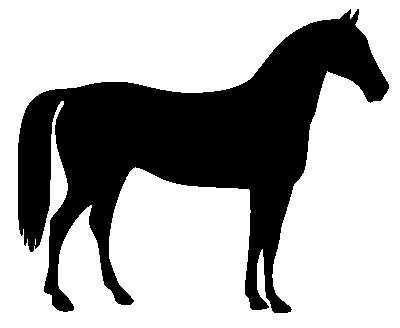
#> input picture skimage.data.horse(), 400 x 328 px
$ jupyter execute solutions.ipynb
#> lines starting #> are read from the running program, lines starting #| are printed output that depends on the picture; after the words box and inside, x2 and y2 are one past the last pixel; in counts of white or black regions, pixels touching at a corner belong together; long printed decimals are rounded
### 1.

[cell 1]
from skimage import io, data, color, exposure, img_as_float
import numpy as np
import matplotlib.pyplot as plt
from PIL import Image

# Wczytaj wybrany obraz
img = data.horse()
#> img is the input picture: shape (328, 400) bool; 66.9% white; 1 black region, box (x1, y1, x2, y2) and area: (18, 9, 389, 313) 43412

# Wyświetl obraz
plt.imshow(img, cmap="gray")
plt.title("Obraz konia")
plt.axis("off")
plt.show()

### 2.

[cell 2]
print("Wymiary obrazu:", img.shape)
#| Wymiary obrazu: (328, 400)
print("Typ danych:", img.dtype)
#| Typ danych: bool
print("Minimalna wartość:", img.min())
#| Minimalna wartość: False
print("Maksymalna wartość:", img.max())
#| Maksymalna wartość: True

### 3.

[cell 3]
print("Wymiary obrazu:", img.shape)
#| Wymiary obrazu: (328, 400)
# Mamy dwa wymiary -> obraz w skali szarości

### 4.

[cell 4]
# Zmieniam obraz
img_path = "C:/Users/konio/programming/5sem_obrazy/lab1/ptak.jpg"
img = io.imread(img_path)
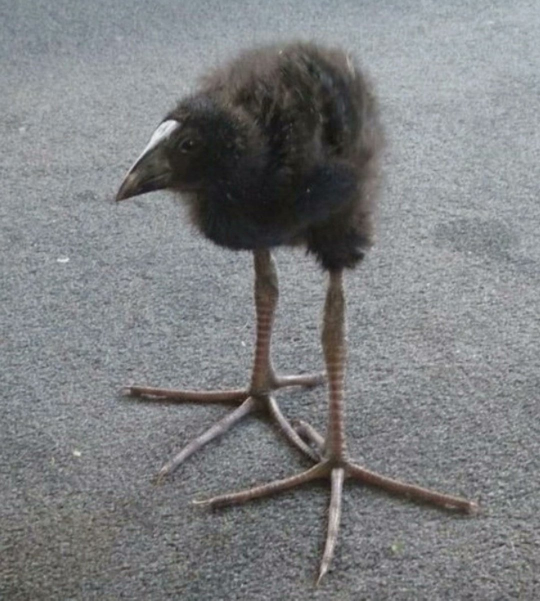
#> input picture image-processing-basics/ptak.jpg, 1080 x 1201 px, found by its file name (shown at 1/2 size)
#> img is the input picture: shape (1201, 1080, 3); mean R, G, B 125.8, 127.8, 129.9
plt.imshow(img)
plt.title("Obraz ptaka")
plt.axis("off")
plt.show()

[cell 5]
print("Wymiary obrazu:", img.shape)
#| Wymiary obrazu: (1201, 1080, 3)
print("Typ danych:", img.dtype)
#| Typ danych: uint8
print("Minimalna wartość:", img.min())
#| Minimalna wartość: 9
print("Maksymalna wartość:", img.max())
#| Maksymalna wartość: 240

[cell 6]
img2 = Image.open("C:/Users/konio/programming/5sem_obrazy/lab1/ptak.jpg")
print(img2.getbands())
#| ('R', 'G', 'B')

[cell 7]
# Kanał czerwony
red = np.zeros_like(img)
red[:, :, 0] = img[:, :, 0] # wszystkie wiersze, wszystkie kolumny, pierwsza warstwa (zerowa)
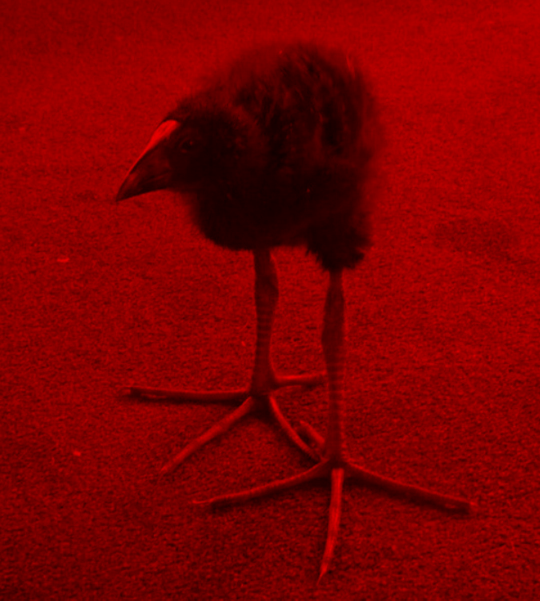
#> red: shape (1201, 1080, 3) (shown at 1/2 size); mean R, G, B 125.8, 0, 0

green = np.zeros_like(img)
green[:, :, 1] = img[:, :, 1]
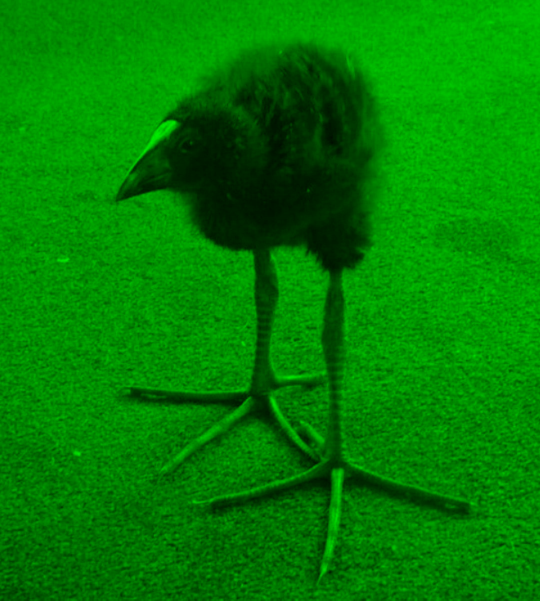
#> green: shape (1201, 1080, 3) (shown at 1/2 size); mean R, G, B 0, 127.8, 0

blue = np.zeros_like(img)
blue[:, :, 2] = img[:, :, 2]
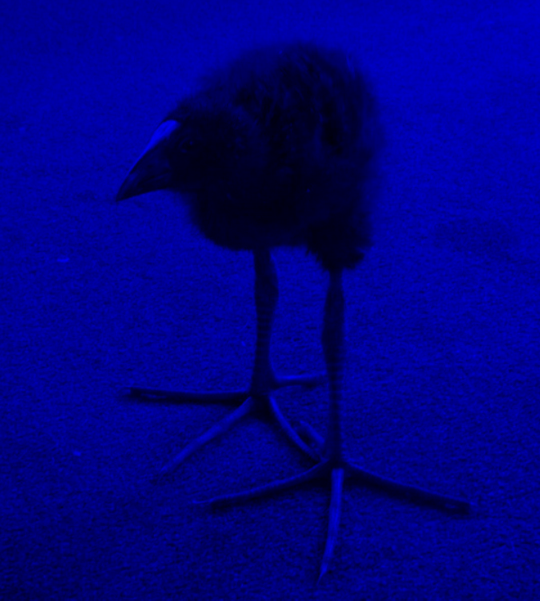
#> blue: shape (1201, 1080, 3) (shown at 1/2 size); mean R, G, B 0, 0, 129.9

figures, axes = plt.subplots(2, 2)

axes[0, 0].imshow(img, cmap="gray")
axes[0, 0].axis("off")
axes[0, 1].imshow(red, cmap="gray")
axes[0, 1].axis("off")
axes[1, 0].imshow(green, cmap="gray")
axes[1, 0].axis("off")
axes[1, 1].imshow(blue, cmap="gray")
axes[1, 1].axis("off")

plt.tight_layout()
plt.show()

### 5.

[cell 8]
gray_img = color.rgb2gray(img)
print("Wymiary obrazu:", gray_img.shape)
#| Wymiary obrazu: (1201, 1080)
print("Typ danych:", gray_img.dtype)
#| Typ danych: float64
print("Minimalna wartość:", gray_img.min())
#| Minimalna wartość: 0.05432
print("Maksymalna wartość:", gray_img.max())
#| Maksymalna wartość: 0.9269

plt.imshow(gray_img, cmap="gray")

### 6.

[cell 9]
gray_8bit = (gray_img * 255).astype(np.uint8)

hist, bins = np.histogram(
    gray_8bit.flatten(),
    bins=256,
    range=(0, 256)
)
#> hist = 256 values, max 18474 at index 155, min 0 at index 0, mean 5066.7; bins = 257 values from 0 to 256

plt.plot(hist)
plt.title("Histogram jasności obrazu")
plt.xlabel("Poziom jasności")
plt.ylabel("Liczba pikseli")
plt.grid()
plt.xlim(0, 255)
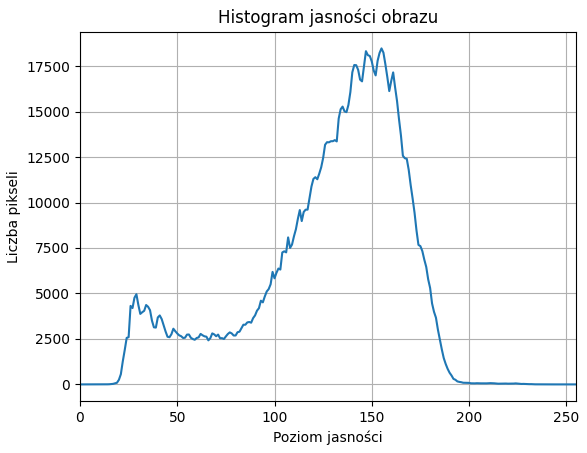
#> figure drawn by matplotlib, 1 panel; curve peaks at x = 155, y = 18474

### 7.

[cell 10]
norm = exposure.rescale_intensity(gray_img, in_range="image", out_range=(0,1))
# zamiast in_range="image" mogłoby być też in_range=(min_val, max_val), "image" po prostu robi to za nas

fig, axes = plt.subplots(1, 2, figsize=(12, 4))
axes[0].imshow(gray_img, cmap="gray")
axes[0].axis("off")
axes[0].set_title("Oryginał")
axes[1].imshow(norm, cmap="gray")
axes[1].set_title("Normalizacja")
axes[1].axis("off")


plt.show()

[cell 11]
fig, axes = plt.subplots(1, 2, figsize=(18, 4))

axes[0].hist(gray_img.ravel(), bins=256, range=(0, 1))
axes[0].set_title('Histogram - Oryginał')
axes[0].set_xlabel('Poziom jasności')
axes[0].set_ylabel('Liczba pikseli')
axes[0].set_xlim(0, 1)
axes[0].grid()

axes[1].hist(norm.ravel(), bins=256, range=(0, 1))
axes[1].set_title('Histogram - normalizacja')
axes[1].set_xlabel('Poziom jasności')
axes[1].set_ylabel('Liczba pikseli')
axes[1].set_xlim(0, 1)
axes[1].grid()
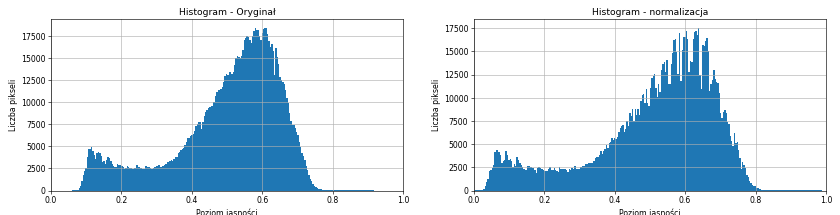
#> figure drawn by matplotlib, 2 panels; panel 1: tallest bar 18471 high, from x = 0.609 to 0.613; panel 2: tallest bar 17566 high, from x = 0.637 to 0.641

### 8.

[cell 12]
eq = exposure.equalize_hist(gray_img)
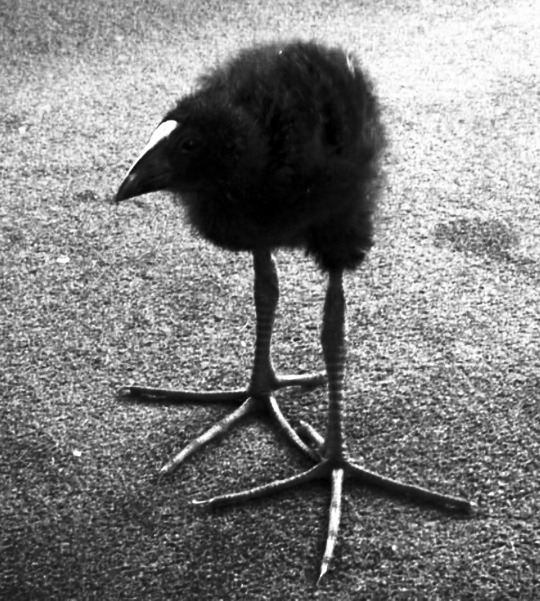
#> eq: shape (1201, 1080) float64 (shown at 1/2 size); min 7.71e-07, max 1, mean 0.504

fig, axes = plt.subplots(1, 2, figsize=(12, 4))
axes[0].imshow(gray_img, cmap="gray")
axes[0].axis("off")
axes[0].set_title("Oryginał")

axes[1].imshow(eq, cmap="gray")
axes[1].axis("off")
axes[1].set_title("Wyrównanie")

plt.show()

[cell 13]
fig, axes = plt.subplots(1, 2, figsize=(18, 4))

axes[0].hist(gray_img.ravel(), bins=256, range=(0, 1))
axes[0].set_title('Histogram - Oryginał')
axes[0].set_xlabel('Poziom jasności')
axes[0].set_ylabel('Liczba pikseli')
axes[0].set_xlim(0, 1)
axes[0].grid()

axes[1].hist(eq.ravel(), bins=256, range=(0, 1))
axes[1].set_title('Histogram - wyrównanie')
axes[1].set_xlabel('Poziom jasności')
axes[1].set_ylabel('Liczba pikseli')
axes[1].set_xlim(0, 1)
axes[1].grid()
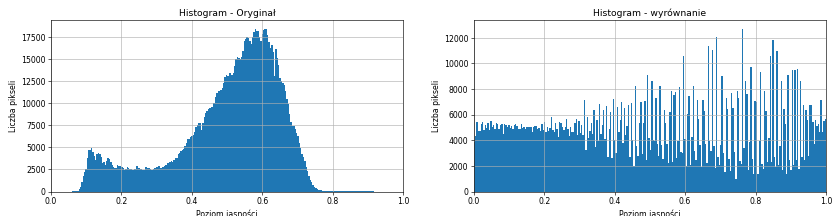
#> figure drawn by matplotlib, 2 panels; panel 1: tallest bar 18471 high, from x = 0.609 to 0.613; panel 2: tallest bar 12717 high, from x = 0.762 to 0.766
